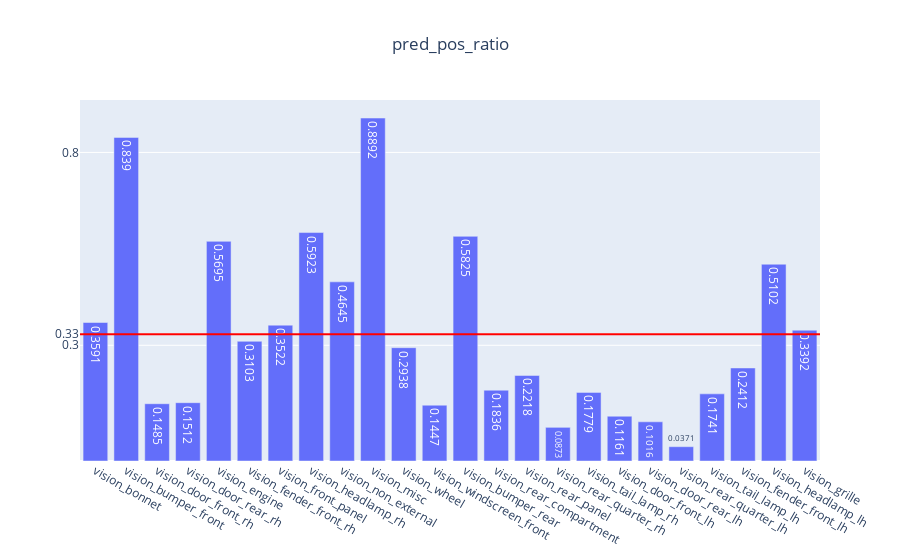

The notebook cell saved with this chart:
### Code cell
genVisMulitlabel(partEvalMetrics, "pred_pos_ratio")

### Figure 1 — Plotly figure (JSON) as saved in the notebook; plotly's stock layout.template omitted (floating-point values rounded to 4 significant figures)
{"data": [{"text": [0.3591, 0.839, 0.1485, 0.1512, 0.5695, 0.3103, 0.3522, 0.5923, 0.4645, 0.8892, 0.2938, 0.1447, 0.5825, 0.1836, 0.2218, 0.0873, 0.1779, 0.1161, 0.1016, 0.0371, 0.1741, 0.2412, 0.5102, 0.3392], "type": "bar", "x": ["vision_bonnet", "vision_bumper_front", "vision_door_front_rh", "vision_door_rear_rh", "vision_engine", "vision_fender_front_rh", "vision_front_panel", "vision_headlamp_rh", "vision_non_external", "vision_misc", "vision_wheel", "vision_windscreen_front", "vision_bumper_rear", "vision_rear_compartment", "vision_rear_panel", "vision_rear_quarter_rh", "vision_tail_lamp_rh", "vision_door_front_lh", "vision_door_rear_lh", "vision_rear_quarter_lh", "vision_tail_lamp_lh", "vision_fender_front_lh", "vision_headlamp_lh", "vision_grille"], "y": [0.3591, 0.839, 0.1485, 0.1512, 0.5695, 0.3103, 0.3522, 0.5923, 0.4645, 0.8892, 0.2938, 0.1447, 0.5825, 0.1836, 0.2218, 0.0873, 0.1779, 0.1161, 0.1016, 0.0371, 0.1741, 0.2412, 0.5102, 0.3392]}], "layout": {"shapes": [{"line": {"color": "red", "width": 2}, "type": "line", "x0": 0, "x1": 1, "xref": "x domain", "y0": 0.3286, "y1": 0.3286, "yref": "y"}], "title": {"text": "pred_pos_ratio", "x": 0.5}, "yaxis": {"tickmode": "array", "tickvals": ["0.33", 0.3, 0.8]}}}
